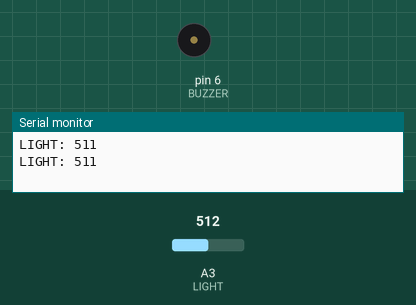
Bench run of a sketch on a simulated Arduino Uno, built with avr-gcc and run on an emulated ATmega328P. Parts: buzzer (waves = sounding), the last lines printed to the serial monitor. Inputs (shaded band) come from the test bench; at power-on: A3 (LIGHT) = 512.

Above: at 1.9 s.
2.0 s: A3 (LIGHT) set to 592
3.5 s: A3 (LIGHT) set to 621
At 5.1 s:
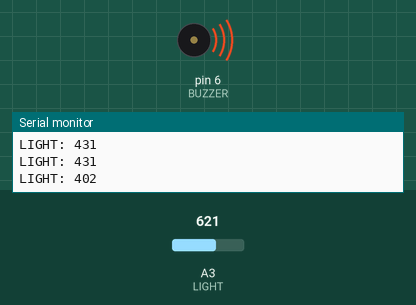
Timing chart, 0 to 6.6 s (numbered marks = the images above; inputs shaded):
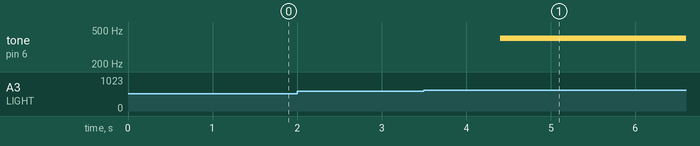

Measured:
- the behaviour switches between 603 and 604 on A3 (LIGHT) (found by bisection; images 0 and 1)
- after the input at 3.5 s, tone on pin 6 (BUZZER): silent → 400 Hz after 0.90 s

The sketch:

AMBIENT_LIGHT_SENSOR_1.ino
```cpp
#define LIGHT A3
int BUZZER = 6;

void setup() {
  // put your setup code here, to run once:
  Serial.begin(9600);
  pinMode(LIGHT, INPUT);

  pinMode(BUZZER, OUTPUT)
  ;
}

void loop() {
  // put your main code here, to run repeatedly:
  int value = analogRead(LIGHT);
  int data = map(value, 0, 1023, 1023, 0);

  Serial.print("LIGHT: ");
  Serial.println(data);

  if(data < 420){
    tone(BUZZER, 400);
    delay(1000);
  } else {
    noTone(BUZZER);
    delay(1000);
  }
  delay(100);
}
```
